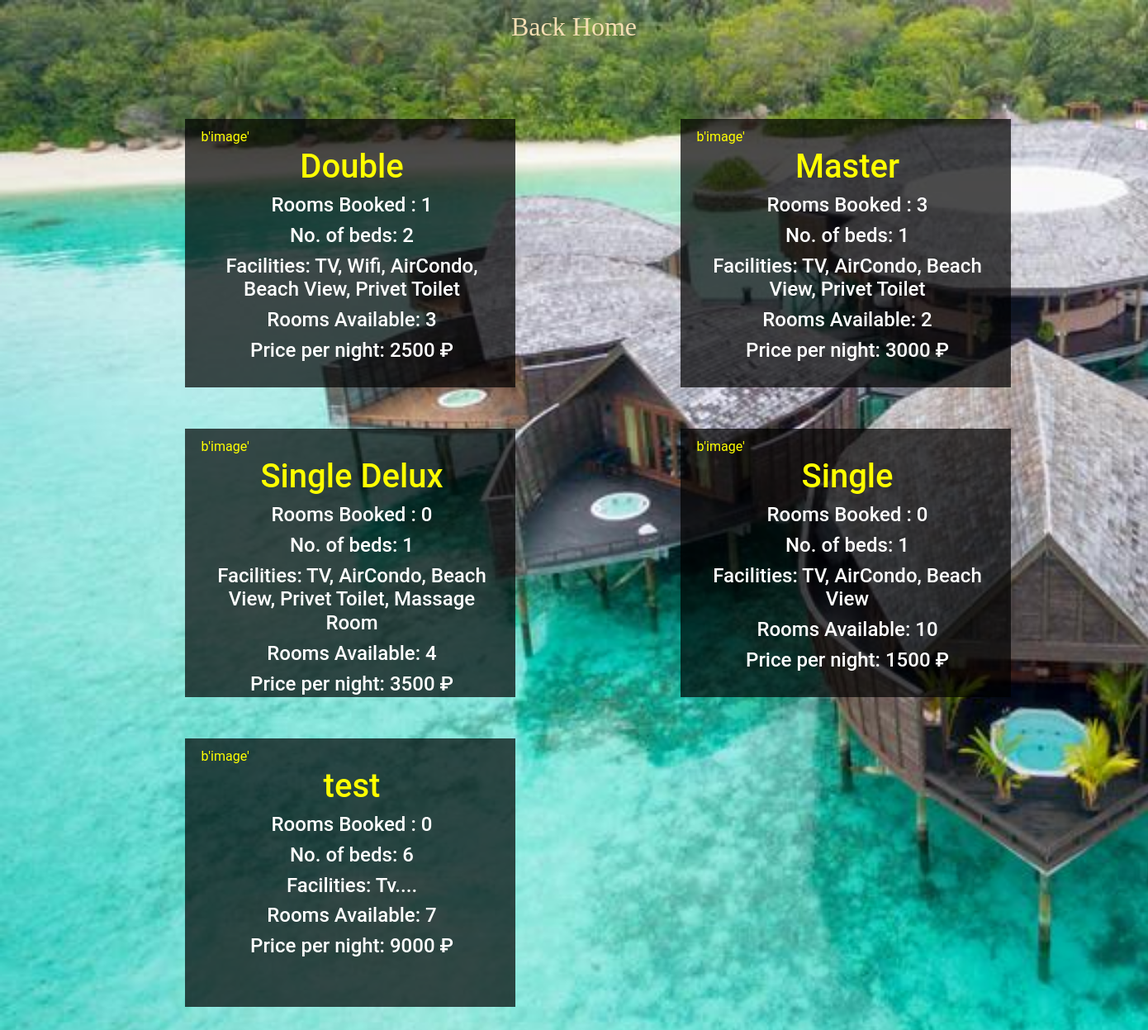
/room_types, run on the app's committed database.
### hotel/models.py (models this page shows, shortened)
class rooms(db.Model):
    category = db.Column(db.String(20), primary_key=True)
    quantity = db.Column(db.Integer, default=5)
    beds = db.Column(db.Integer, nullable=False)
    available = db.Column(db.Integer, default=5)
    booked = db.Column(db.Integer, default=0)
    price = db.Column(db.Integer, nullable=False)
    facilities = db.Column(db.String(100), nullable=False)
    image = db.Column(db.LargeBinary)

### hotel/routes.py (the view)
@app.route('/room_types', methods=['GET', 'POST'])
def room_types():
    decode = _compat
    room = rooms.query.all()
    return render_template("rooms.html", title="ROOM CATEGORIES", room=room, decode=decode)

### hotel/templates/rooms.html (shortened to what this page needs)
<html>
<head>
</head>
<link rel="stylesheet" href="https://stackpath.bootstrapcdn.com/bootstrap/4.4.1/css/bootstrap.min.css">
<link rel="stylesheet" href="{{ url_for('static', filename = 'main1.css') }}">
<body>
    <a href="{{ url_for('home') }}" class="nav-link" style="text-align: center;color: wheat;font-family: Georgia;font-size: xx-large">Back Home</a>
<div class="container-fluid">
    {% for room in room %}
        <div class="col-md-5 well">
            <a href="{{ url_for('book') }}" class="b">{{ room.image}}</a>
            <a href="{{ url_for('book') }}" class="b"><h1>{{ room.category }}</h1></a>
               <a href="" class="a"><h4>Rooms Booked : {{ room.booked }}</h4></a>
                <a href="" class="a"><h4>No. of beds: {{ room.beds }}</h4></a>
                <a href="" class="a"><h4>Facilities: {{ room.facilities }}</h4></a>
                <a href="" class="a"><h4>Rooms Available: {{ room.available }}</h4></a>
                <a href="" class="a"><h4>Price per night: {{ room.price }} ₽ </h4></a>
        </div>
    {% endfor %}
</div>
</body>

### hotel/static/main1.css (style rules this page uses)
* { font-family: 'Roboto', sans-serif; }
body, .rdirect { background-image: url('img/background.jpg'); background-repeat: no-repeat; background-attachment: fixed; background-size: cover; }
.container-fluid { margin-top: 5%; }
a:link,.end:link { text-decoration: none; }
a:link,.end:visited { color: black; text-align: center; }
.well { margin-right: 200px; margin-bottom: 50px; background-color: rgba(0, 0, 0, 0.7); padding-top: 10px; padding-left: 20px; width: 400px; height: 325px; float: left; color: orange; }
.container-fluid { margin-top: 80px; margin-left: 15%; }
.b:link { color: yellow; }
.a:link { color: white; }

### data on the page
rooms: image "b'image'", category "Double", booked "1", beds "2", facilities "TV, Wifi, AirCondo, Beach View, Privet Toilet", available "3", price "2500"
rooms: image "b'image'", category "Master", booked "3", beds "1", facilities "TV, AirCondo, Beach View, Privet Toilet", available "2", price "3000"
rooms: image "b'image'", category "Single Delux", booked "0", beds "1", facilities "TV, AirCondo, Beach View, Privet Toilet, Massage Room", available "4", price "3500"
rooms: image "b'image'", category "Single", booked "0", beds "1", facilities "TV, AirCondo, Beach View", available "10", price "1500"
rooms: image "b'image'", category "test", booked "0", beds "6", facilities "Tv....", available "7", price "9000"
